Frame 1 (no input): blank canvas, image omitted
Frame 60 (no input): blank canvas, image omitted
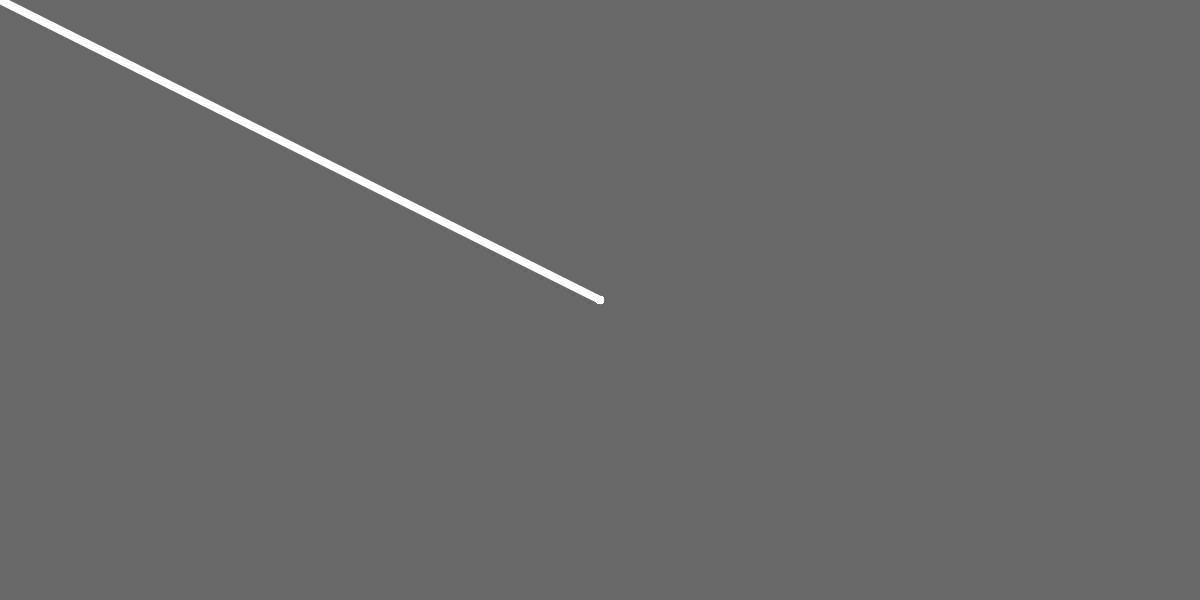
Frame 120 (the mouse pressed at the canvas centre since frame 60)

The p5.js sketch whose frames 1 and 60 were blank and that drew this single picture after the mouse press (run headless with seeded random() and noise() and a simulated clock; from frame 60 on, the mouse is pressed at the canvas centre):

// p5.js sketch
// ── sketch.js
function setup() {
  createCanvas(1200, 600)
  background(104)
}

function draw() {
  stroke(255)
  strokeWeight(8)

  if (mouseIsPressed === true) {
    line(mouseX, mouseY, pmouseX, pmouseY)
    console.log(pmouseX)
  }
}
